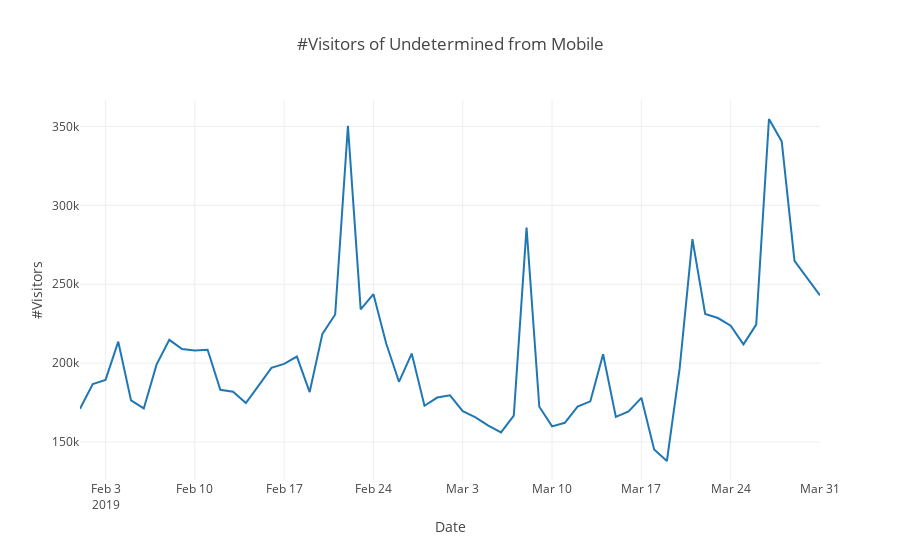

Notebook source saved alongside this figure:
### Code cell
l = go.Scatter(x=df1.date, y=df1.visitors)
plotly.offline.iplot({'data': [l], 'layout': {
    'xaxis': {'title': 'Date'},
    'yaxis': {'title': '#Visitors'},
    'title': '#Visitors of Undetermined from Mobile'
}})
